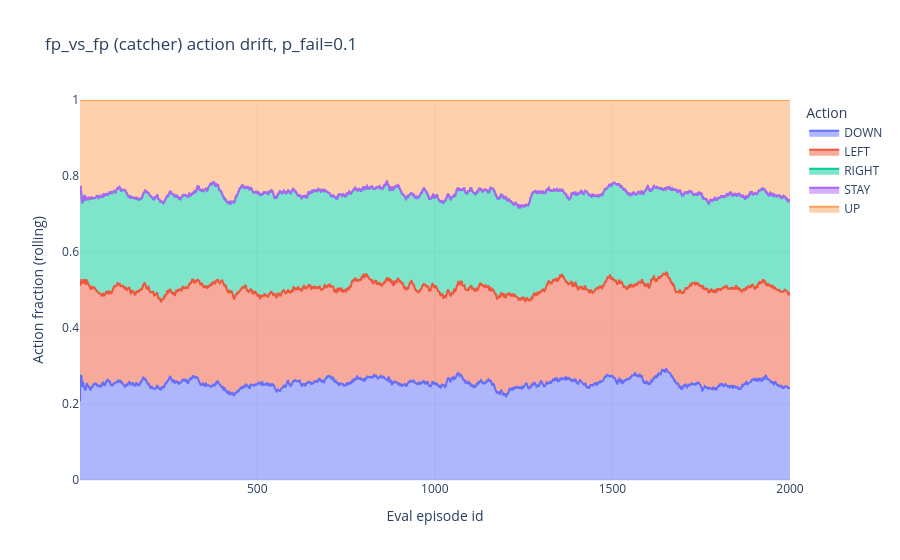
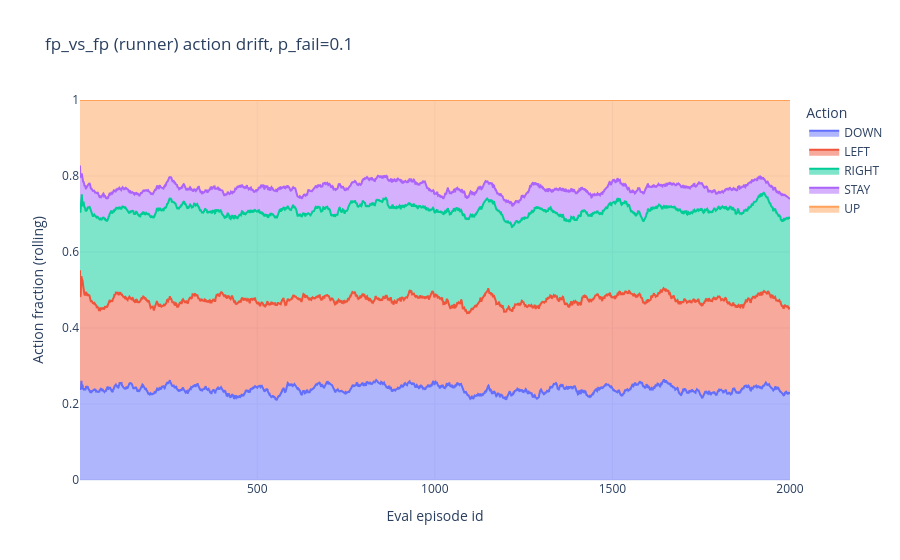
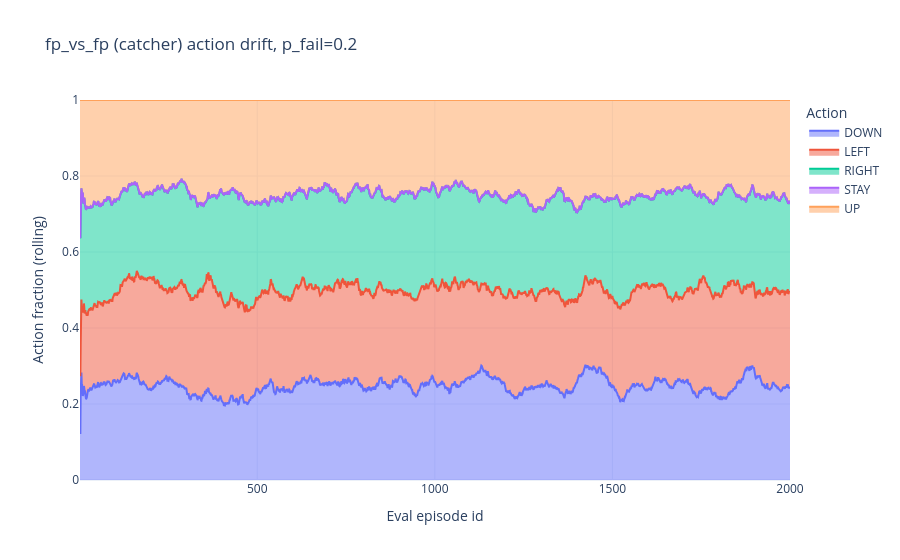
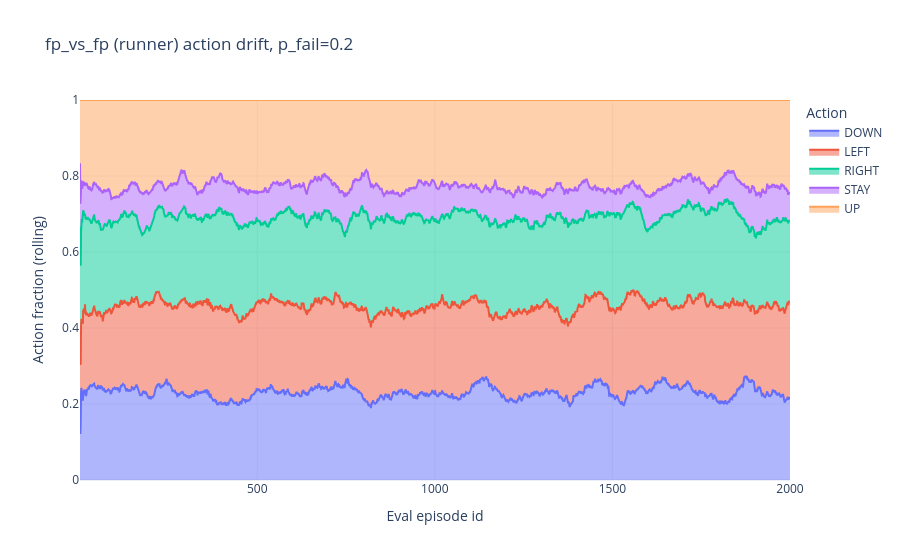

Notebook source saved alongside these figures, in order:
### Markdown cell above
## 5. Action drift over evaluation

### Code cell
if steps_df.empty:
    print('No steps data for action drift.')
else:
    for run in steps_df['run'].unique():
        for pf in sorted(steps_df.loc[steps_df['run']==run, 'p_fail'].dropna().unique()):
            sub = steps_df.loc[(steps_df['run']==run) & (steps_df['p_fail']==pf)]
            mix_c = rolling_action_mix(sub, who='catcher', window=ROLL_WINDOW)
            title_c = f"{run} (catcher) action drift, p_fail={pf}"
            plot_action_drift(mix_c, title=title_c)
            mix_r = rolling_action_mix(sub, who='runner', window=ROLL_WINDOW)
            title_r = f"{run} (runner) action drift, p_fail={pf}"
            plot_action_drift(mix_r, title=title_r)
    print('Action drift plots generated per run/p_fail.')

### Figure 1 — Plotly figure (JSON) as saved in the notebook; plotly's stock layout.template omitted (floating-point values rounded to 4 significant figures; data arrays with more than 128 entries replaced by an {"elided": "..."} marker saying what was removed)
{"data": [{"fillpattern": {"shape": ""}, "hovertemplate": "Action=DOWN<br>Eval episode id=%{x}<br>Action fraction (rolling)=%{y}<extra></extra>", "legendgroup": "DOWN", "line": {"color": "#636efa"}, "marker": {"symbol": "circle"}, "mode": "lines", "name": "DOWN", "orientation": "v", "showlegend": true, "stackgroup": "1", "type": "scatter", "x": {"elided": "2000 int values"}, "xaxis": "x", "y": {"elided": "2000 float values"}, "yaxis": "y"}, {"fillpattern": {"shape": ""}, "hovertemplate": "Action=LEFT<br>Eval episode id=%{x}<br>Action fraction (rolling)=%{y}<extra></extra>", "legendgroup": "LEFT", "line": {"color": "#EF553B"}, "marker": {"symbol": "circle"}, "mode": "lines", "name": "LEFT", "orientation": "v", "showlegend": true, "stackgroup": "1", "type": "scatter", "x": {"elided": "2000 int values"}, "xaxis": "x", "y": {"elided": "2000 float values"}, "yaxis": "y"}, {"fillpattern": {"shape": ""}, "hovertemplate": "Action=RIGHT<br>Eval episode id=%{x}<br>Action fraction (rolling)=%{y}<extra></extra>", "legendgroup": "RIGHT", "line": {"color": "#00cc96"}, "marker": {"symbol": "circle"}, "mode": "lines", "name": "RIGHT", "orientation": "v", "showlegend": true, "stackgroup": "1", "type": "scatter", "x": {"elided": "2000 int values"}, "xaxis": "x", "y": {"elided": "2000 float values"}, "yaxis": "y"}, {"fillpattern": {"shape": ""}, "hovertemplate": "Action=STAY<br>Eval episode id=%{x}<br>Action fraction (rolling)=%{y}<extra></extra>", "legendgroup": "STAY", "line": {"color": "#ab63fa"}, "marker": {"symbol": "circle"}, "mode": "lines", "name": "STAY", "orientation": "v", "showlegend": true, "stackgroup": "1", "type": "scatter", "x": {"elided": "2000 int values"}, "xaxis": "x", "y": {"elided": "2000 float values"}, "yaxis": "y"}, {"fillpattern": {"shape": ""}, "hovertemplate": "Action=UP<br>Eval episode id=%{x}<br>Action fraction (rolling)=%{y}<extra></extra>", "legendgroup": "UP", "line": {"color": "#FFA15A"}, "marker": {"symbol": "circle"}, "mode": "lines", "name": "UP", "orientation": "v", "showlegend": true, "stackgroup": "1", "type": "scatter", "x": {"elided": "2000 int values"}, "xaxis": "x", "y": {"elided": "2000 float values"}, "yaxis": "y"}], "layout": {"legend": {"title": {"text": "Action"}, "tracegroupgap": 0}, "title": {"text": "fp_vs_fp (catcher) action drift, p_fail=0.1"}, "xaxis": {"anchor": "y", "domain": [0, 1], "title": {"text": "Eval episode id"}}, "yaxis": {"anchor": "x", "domain": [0, 1], "range": [0, 1], "title": {"text": "Action fraction (rolling)"}}}}

### Figure 2 — Plotly figure (JSON) as saved in the notebook; plotly's stock layout.template omitted (floating-point values rounded to 4 significant figures; data arrays with more than 128 entries replaced by an {"elided": "..."} marker saying what was removed)
{"data": [{"fillpattern": {"shape": ""}, "hovertemplate": "Action=DOWN<br>Eval episode id=%{x}<br>Action fraction (rolling)=%{y}<extra></extra>", "legendgroup": "DOWN", "line": {"color": "#636efa"}, "marker": {"symbol": "circle"}, "mode": "lines", "name": "DOWN", "orientation": "v", "showlegend": true, "stackgroup": "1", "type": "scatter", "x": {"elided": "2000 int values"}, "xaxis": "x", "y": {"elided": "2000 float values"}, "yaxis": "y"}, {"fillpattern": {"shape": ""}, "hovertemplate": "Action=LEFT<br>Eval episode id=%{x}<br>Action fraction (rolling)=%{y}<extra></extra>", "legendgroup": "LEFT", "line": {"color": "#EF553B"}, "marker": {"symbol": "circle"}, "mode": "lines", "name": "LEFT", "orientation": "v", "showlegend": true, "stackgroup": "1", "type": "scatter", "x": {"elided": "2000 int values"}, "xaxis": "x", "y": {"elided": "2000 float values"}, "yaxis": "y"}, {"fillpattern": {"shape": ""}, "hovertemplate": "Action=RIGHT<br>Eval episode id=%{x}<br>Action fraction (rolling)=%{y}<extra></extra>", "legendgroup": "RIGHT", "line": {"color": "#00cc96"}, "marker": {"symbol": "circle"}, "mode": "lines", "name": "RIGHT", "orientation": "v", "showlegend": true, "stackgroup": "1", "type": "scatter", "x": {"elided": "2000 int values"}, "xaxis": "x", "y": {"elided": "2000 float values"}, "yaxis": "y"}, {"fillpattern": {"shape": ""}, "hovertemplate": "Action=STAY<br>Eval episode id=%{x}<br>Action fraction (rolling)=%{y}<extra></extra>", "legendgroup": "STAY", "line": {"color": "#ab63fa"}, "marker": {"symbol": "circle"}, "mode": "lines", "name": "STAY", "orientation": "v", "showlegend": true, "stackgroup": "1", "type": "scatter", "x": {"elided": "2000 int values"}, "xaxis": "x", "y": {"elided": "2000 float values"}, "yaxis": "y"}, {"fillpattern": {"shape": ""}, "hovertemplate": "Action=UP<br>Eval episode id=%{x}<br>Action fraction (rolling)=%{y}<extra></extra>", "legendgroup": "UP", "line": {"color": "#FFA15A"}, "marker": {"symbol": "circle"}, "mode": "lines", "name": "UP", "orientation": "v", "showlegend": true, "stackgroup": "1", "type": "scatter", "x": {"elided": "2000 int values"}, "xaxis": "x", "y": {"elided": "2000 float values"}, "yaxis": "y"}], "layout": {"legend": {"title": {"text": "Action"}, "tracegroupgap": 0}, "title": {"text": "fp_vs_fp (runner) action drift, p_fail=0.1"}, "xaxis": {"anchor": "y", "domain": [0, 1], "title": {"text": "Eval episode id"}}, "yaxis": {"anchor": "x", "domain": [0, 1], "range": [0, 1], "title": {"text": "Action fraction (rolling)"}}}}

### Figure 3 — Plotly figure (JSON) as saved in the notebook; plotly's stock layout.template omitted (floating-point values rounded to 4 significant figures; data arrays with more than 128 entries replaced by an {"elided": "..."} marker saying what was removed)
{"data": [{"fillpattern": {"shape": ""}, "hovertemplate": "Action=DOWN<br>Eval episode id=%{x}<br>Action fraction (rolling)=%{y}<extra></extra>", "legendgroup": "DOWN", "line": {"color": "#636efa"}, "marker": {"symbol": "circle"}, "mode": "lines", "name": "DOWN", "orientation": "v", "showlegend": true, "stackgroup": "1", "type": "scatter", "x": {"elided": "2000 int values"}, "xaxis": "x", "y": {"elided": "2000 float values"}, "yaxis": "y"}, {"fillpattern": {"shape": ""}, "hovertemplate": "Action=LEFT<br>Eval episode id=%{x}<br>Action fraction (rolling)=%{y}<extra></extra>", "legendgroup": "LEFT", "line": {"color": "#EF553B"}, "marker": {"symbol": "circle"}, "mode": "lines", "name": "LEFT", "orientation": "v", "showlegend": true, "stackgroup": "1", "type": "scatter", "x": {"elided": "2000 int values"}, "xaxis": "x", "y": {"elided": "2000 float values"}, "yaxis": "y"}, {"fillpattern": {"shape": ""}, "hovertemplate": "Action=RIGHT<br>Eval episode id=%{x}<br>Action fraction (rolling)=%{y}<extra></extra>", "legendgroup": "RIGHT", "line": {"color": "#00cc96"}, "marker": {"symbol": "circle"}, "mode": "lines", "name": "RIGHT", "orientation": "v", "showlegend": true, "stackgroup": "1", "type": "scatter", "x": {"elided": "2000 int values"}, "xaxis": "x", "y": {"elided": "2000 float values"}, "yaxis": "y"}, {"fillpattern": {"shape": ""}, "hovertemplate": "Action=STAY<br>Eval episode id=%{x}<br>Action fraction (rolling)=%{y}<extra></extra>", "legendgroup": "STAY", "line": {"color": "#ab63fa"}, "marker": {"symbol": "circle"}, "mode": "lines", "name": "STAY", "orientation": "v", "showlegend": true, "stackgroup": "1", "type": "scatter", "x": {"elided": "2000 int values"}, "xaxis": "x", "y": {"elided": "2000 float values"}, "yaxis": "y"}, {"fillpattern": {"shape": ""}, "hovertemplate": "Action=UP<br>Eval episode id=%{x}<br>Action fraction (rolling)=%{y}<extra></extra>", "legendgroup": "UP", "line": {"color": "#FFA15A"}, "marker": {"symbol": "circle"}, "mode": "lines", "name": "UP", "orientation": "v", "showlegend": true, "stackgroup": "1", "type": "scatter", "x": {"elided": "2000 int values"}, "xaxis": "x", "y": {"elided": "2000 float values"}, "yaxis": "y"}], "layout": {"legend": {"title": {"text": "Action"}, "tracegroupgap": 0}, "title": {"text": "fp_vs_fp (catcher) action drift, p_fail=0.2"}, "xaxis": {"anchor": "y", "domain": [0, 1], "title": {"text": "Eval episode id"}}, "yaxis": {"anchor": "x", "domain": [0, 1], "range": [0, 1], "title": {"text": "Action fraction (rolling)"}}}}

### Figure 4 — Plotly figure (JSON) as saved in the notebook; plotly's stock layout.template omitted (floating-point values rounded to 4 significant figures; data arrays with more than 128 entries replaced by an {"elided": "..."} marker saying what was removed)
{"data": [{"fillpattern": {"shape": ""}, "hovertemplate": "Action=DOWN<br>Eval episode id=%{x}<br>Action fraction (rolling)=%{y}<extra></extra>", "legendgroup": "DOWN", "line": {"color": "#636efa"}, "marker": {"symbol": "circle"}, "mode": "lines", "name": "DOWN", "orientation": "v", "showlegend": true, "stackgroup": "1", "type": "scatter", "x": {"elided": "2000 int values"}, "xaxis": "x", "y": {"elided": "2000 float values"}, "yaxis": "y"}, {"fillpattern": {"shape": ""}, "hovertemplate": "Action=LEFT<br>Eval episode id=%{x}<br>Action fraction (rolling)=%{y}<extra></extra>", "legendgroup": "LEFT", "line": {"color": "#EF553B"}, "marker": {"symbol": "circle"}, "mode": "lines", "name": "LEFT", "orientation": "v", "showlegend": true, "stackgroup": "1", "type": "scatter", "x": {"elided": "2000 int values"}, "xaxis": "x", "y": {"elided": "2000 float values"}, "yaxis": "y"}, {"fillpattern": {"shape": ""}, "hovertemplate": "Action=RIGHT<br>Eval episode id=%{x}<br>Action fraction (rolling)=%{y}<extra></extra>", "legendgroup": "RIGHT", "line": {"color": "#00cc96"}, "marker": {"symbol": "circle"}, "mode": "lines", "name": "RIGHT", "orientation": "v", "showlegend": true, "stackgroup": "1", "type": "scatter", "x": {"elided": "2000 int values"}, "xaxis": "x", "y": {"elided": "2000 float values"}, "yaxis": "y"}, {"fillpattern": {"shape": ""}, "hovertemplate": "Action=STAY<br>Eval episode id=%{x}<br>Action fraction (rolling)=%{y}<extra></extra>", "legendgroup": "STAY", "line": {"color": "#ab63fa"}, "marker": {"symbol": "circle"}, "mode": "lines", "name": "STAY", "orientation": "v", "showlegend": true, "stackgroup": "1", "type": "scatter", "x": {"elided": "2000 int values"}, "xaxis": "x", "y": {"elided": "2000 float values"}, "yaxis": "y"}, {"fillpattern": {"shape": ""}, "hovertemplate": "Action=UP<br>Eval episode id=%{x}<br>Action fraction (rolling)=%{y}<extra></extra>", "legendgroup": "UP", "line": {"color": "#FFA15A"}, "marker": {"symbol": "circle"}, "mode": "lines", "name": "UP", "orientation": "v", "showlegend": true, "stackgroup": "1", "type": "scatter", "x": {"elided": "2000 int values"}, "xaxis": "x", "y": {"elided": "2000 float values"}, "yaxis": "y"}], "layout": {"legend": {"title": {"text": "Action"}, "tracegroupgap": 0}, "title": {"text": "fp_vs_fp (runner) action drift, p_fail=0.2"}, "xaxis": {"anchor": "y", "domain": [0, 1], "title": {"text": "Eval episode id"}}, "yaxis": {"anchor": "x", "domain": [0, 1], "range": [0, 1], "title": {"text": "Action fraction (rolling)"}}}}
